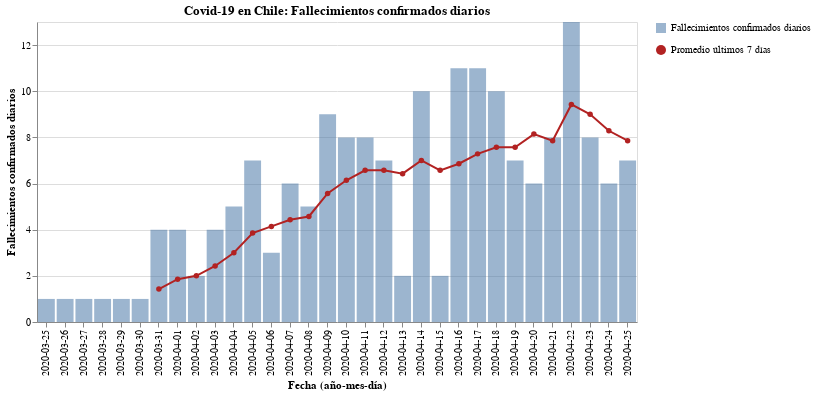

Write notebook code for a chart like this one.
### Code cell
#hide_input
bars = alt.Chart(new_deaths).mark_bar(opacity=0.7).encode(
    x = alt.X('Dates:N', axis=alt.Axis(title='Fecha (año-mes-día)')),
    y = alt.Y('New_deaths:Q', axis=alt.Axis(title='Fallecimientos confirmados diarios')),
    tooltip = ['Dates', 'New_deaths'],
    opacity=alt.Opacity('Fallecimientos confirmados diarios', legend=alt.Legend(title=""))
)

line = alt.Chart(new_deaths).mark_line(point={
      "filled": True,
      "fill": "firebrick"
    }, color='firebrick').encode(
    x=alt.X('Dates:N', axis=alt.Axis(title='Fecha (año-mes-día)')),
    y = alt.Y('Rolling:Q'),
    shape=alt.Shape('Promedio últimos 7 días', legend=alt.Legend(title=""))
)

(bars + line).properties(
    title='Covid-19 en Chile: Fallecimientos confirmados diarios',
    width=600
)

### Figure 1 — Vega-Lite specification as saved in the notebook (floating-point values rounded to 4 significant figures)
{"config": {"view": {"continuousWidth": 400, "continuousHeight": 300}}, "layer": [{"mark": {"type": "bar", "opacity": 0.7}, "encoding": {"opacity": {"type": "nominal", "field": "Fallecimientos confirmados diarios", "legend": {"title": ""}}, "tooltip": [{"type": "nominal", "field": "Dates"}, {"type": "quantitative", "field": "New_deaths"}], "x": {"type": "nominal", "axis": {"title": "Fecha (año-mes-día)"}, "field": "Dates"}, "y": {"type": "quantitative", "axis": {"title": "Fallecimientos confirmados diarios"}, "field": "New_deaths"}}}, {"mark": {"type": "line", "color": "firebrick", "point": {"filled": true, "fill": "firebrick"}}, "encoding": {"shape": {"type": "nominal", "field": "Promedio últimos 7 días", "legend": {"title": ""}}, "x": {"type": "nominal", "axis": {"title": "Fecha (año-mes-día)"}, "field": "Dates"}, "y": {"type": "quantitative", "field": "Rolling"}}}], "data": {"name": "data-a37f4dce3e18eecd44e851046fb65544"}, "title": "Covid-19 en Chile: Fallecimientos confirmados diarios", "width": 600, "$schema": "https://vega.github.io/schema/vega-lite/v4.8.1.json", "datasets": {"data-a37f4dce3e18eecd44e851046fb65544": [{"Dates": "2020-03-25", "New_deaths": 1, "Rolling": null, "Fallecimientos confirmados diarios": "Fallecimientos confirmados diarios", "Promedio últimos 7 días": "Promedio últimos 7 días"}, {"Dates": "2020-03-26", "New_deaths": 1, "Rolling": null, "Fallecimientos confirmados diarios": "Fallecimientos confirmados diarios", "Promedio últimos 7 días": "Promedio últimos 7 días"}, {"Dates": "2020-03-27", "New_deaths": 1, "Rolling": null, "Fallecimientos confirmados diarios": "Fallecimientos confirmados diarios", "Promedio últimos 7 días": "Promedio últimos 7 días"}, {"Dates": "2020-03-28", "New_deaths": 1, "Rolling": null, "Fallecimientos confirmados diarios": "Fallecimientos confirmados diarios", "Promedio últimos 7 días": "Promedio últimos 7 días"}, {"Dates": "2020-03-29", "New_deaths": 1, "Rolling": null, "Fallecimientos confirmados diarios": "Fallecimientos confirmados diarios", "Promedio últimos 7 días": "Promedio últimos 7 días"}, {"Dates": "2020-03-30", "New_deaths": 1, "Rolling": null, "Fallecimientos confirmados diarios": "Fallecimientos confirmados diarios", "Promedio últimos 7 días": "Promedio últimos 7 días"}, {"Dates": "2020-03-31", "New_deaths": 4, "Rolling": 1.429, "Fallecimientos confirmados diarios": "Fallecimientos confirmados diarios", "Promedio últimos 7 días": "Promedio últimos 7 días"}, {"Dates": "2020-04-01", "New_deaths": 4, "Rolling": 1.857, "Fallecimientos confirmados diarios": "Fallecimientos confirmados diarios", "Promedio últimos 7 días": "Promedio últimos 7 días"}, {"Dates": "2020-04-02", "New_deaths": 2, "Rolling": 2.0, "Fallecimientos confirmados diarios": "Fallecimientos confirmados diarios", "Promedio últimos 7 días": "Promedio últimos 7 días"}, {"Dates": "2020-04-03", "New_deaths": 4, "Rolling": 2.429, "Fallecimientos confirmados diarios": "Fallecimientos confirmados diarios", "Promedio últimos 7 días": "Promedio últimos 7 días"}, {"Dates": "2020-04-04", "New_deaths": 5, "Rolling": 3.0, "Fallecimientos confirmados diarios": "Fallecimientos confirmados diarios", "Promedio últimos 7 días": "Promedio últimos 7 días"}, {"Dates": "2020-04-05", "New_deaths": 7, "Rolling": 3.857, "Fallecimientos confirmados diarios": "Fallecimientos confirmados diarios", "Promedio últimos 7 días": "Promedio últimos 7 días"}, {"Dates": "2020-04-06", "New_deaths": 3, "Rolling": 4.143, "Fallecimientos confirmados diarios": "Fallecimientos confirmados diarios", "Promedio últimos 7 días": "Promedio últimos 7 días"}, {"Dates": "2020-04-07", "New_deaths": 6, "Rolling": 4.429, "Fallecimientos confirmados diarios": "Fallecimientos confirmados diarios", "Promedio últimos 7 días": "Promedio últimos 7 días"}, {"Dates": "2020-04-08", "New_deaths": 5, "Rolling": 4.571, "Fallecimientos confirmados diarios": "Fallecimientos confirmados diarios", "Promedio últimos 7 días": "Promedio últimos 7 días"}, {"Dates": "2020-04-09", "New_deaths": 9, "Rolling": 5.571, "Fallecimientos confirmados diarios": "Fallecimientos confirmados diarios", "Promedio últimos 7 días": "Promedio últimos 7 días"}, {"Dates": "2020-04-10", "New_deaths": 8, "Rolling": 6.143, "Fallecimientos confirmados diarios": "Fallecimientos confirmados diarios", "Promedio últimos 7 días": "Promedio últimos 7 días"}, {"Dates": "2020-04-11", "New_deaths": 8, "Rolling": 6.571, "Fallecimientos confirmados diarios": "Fallecimientos confirmados diarios", "Promedio últimos 7 días": "Promedio últimos 7 días"}, {"Dates": "2020-04-12", "New_deaths": 7, "Rolling": 6.571, "Fallecimientos confirmados diarios": "Fallecimientos confirmados diarios", "Promedio últimos 7 días": "Promedio últimos 7 días"}, {"Dates": "2020-04-13", "New_deaths": 2, "Rolling": 6.429, "Fallecimientos confirmados diarios": "Fallecimientos confirmados diarios", "Promedio últimos 7 días": "Promedio últimos 7 días"}, {"Dates": "2020-04-14", "New_deaths": 10, "Rolling": 7.0, "Fallecimientos confirmados diarios": "Fallecimientos confirmados diarios", "Promedio últimos 7 días": "Promedio últimos 7 días"}, {"Dates": "2020-04-15", "New_deaths": 2, "Rolling": 6.571, "Fallecimientos confirmados diarios": "Fallecimientos confirmados diarios", "Promedio últimos 7 días": "Promedio últimos 7 días"}, {"Dates": "2020-04-16", "New_deaths": 11, "Rolling": 6.857, "Fallecimientos confirmados diarios": "Fallecimientos confirmados diarios", "Promedio últimos 7 días": "Promedio últimos 7 días"}, {"Dates": "2020-04-17", "New_deaths": 11, "Rolling": 7.286, "Fallecimientos confirmados diarios": "Fallecimientos confirmados diarios", "Promedio últimos 7 días": "Promedio últimos 7 días"}, {"Dates": "2020-04-18", "New_deaths": 10, "Rolling": 7.571, "Fallecimientos confirmados diarios": "Fallecimientos confirmados diarios", "Promedio últimos 7 días": "Promedio últimos 7 días"}, {"Dates": "2020-04-19", "New_deaths": 7, "Rolling": 7.571, "Fallecimientos confirmados diarios": "Fallecimientos confirmados diarios", "Promedio últimos 7 días": "Promedio últimos 7 días"}, {"Dates": "2020-04-20", "New_deaths": 6, "Rolling": 8.143, "Fallecimientos confirmados diarios": "Fallecimientos confirmados diarios", "Promedio últimos 7 días": "Promedio últimos 7 días"}, {"Dates": "2020-04-21", "New_deaths": 8, "Rolling": 7.857, "Fallecimientos confirmados diarios": "Fallecimientos confirmados diarios", "Promedio últimos 7 días": "Promedio últimos 7 días"}, {"Dates": "2020-04-22", "New_deaths": 13, "Rolling": 9.429, "Fallecimientos confirmados diarios": "Fallecimientos confirmados diarios", "Promedio últimos 7 días": "Promedio últimos 7 días"}, {"Dates": "2020-04-23", "New_deaths": 8, "Rolling": 9.0, "Fallecimientos confirmados diarios": "Fallecimientos confirmados diarios", "Promedio últimos 7 días": "Promedio últimos 7 días"}, {"Dates": "2020-04-24", "New_deaths": 6, "Rolling": 8.286, "Fallecimientos confirmados diarios": "Fallecimientos confirmados diarios", "Promedio últimos 7 días": "Promedio últimos 7 días"}, {"Dates": "2020-04-25", "New_deaths": 7, "Rolling": 7.857, "Fallecimientos confirmados diarios": "Fallecimientos confirmados diarios", "Promedio últimos 7 días": "Promedio últimos 7 días"}]}}
